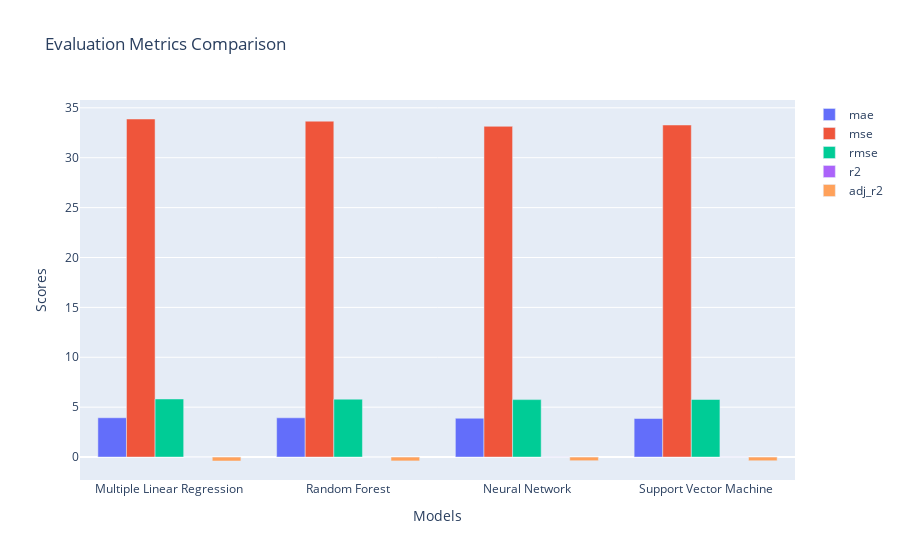

Notebook cell for this chart:
### Code cell
# Extracting model names and metric scores
model_names = [d['model'] for d in regression_stats_test]
metric_labels = list(regression_stats_test[0].keys())[1:]
metric_scores = {metric: [d[metric] for d in regression_stats_test] for metric in metric_labels}

# Plotting the bar chart
fig = go.Figure()

for metric in metric_labels:
    fig.add_trace(go.Bar(
        x=model_names,
        y=metric_scores[metric],
        name=metric
    ))

# Updating the layout
fig.update_layout(
    title='Evaluation Metrics Comparison',
    xaxis_title='Models',
    yaxis_title='Scores',
    barmode='group'
)

# Display the plot
fig.show()

### Figure 1 — Plotly figure (JSON) as saved in the notebook; plotly's stock layout.template omitted (floating-point values rounded to 4 significant figures)
{"data": [{"name": "mae", "type": "bar", "x": ["Multiple Linear Regression", "Random Forest", "Neural Network", "Support Vector Machine"], "y": [3.939, 3.934, 3.889, 3.864]}, {"name": "mse", "type": "bar", "x": ["Multiple Linear Regression", "Random Forest", "Neural Network", "Support Vector Machine"], "y": [33.88, 33.66, 33.15, 33.28]}, {"name": "rmse", "type": "bar", "x": ["Multiple Linear Regression", "Random Forest", "Neural Network", "Support Vector Machine"], "y": [5.821, 5.802, 5.757, 5.769]}, {"name": "r2", "type": "bar", "x": ["Multiple Linear Regression", "Random Forest", "Neural Network", "Support Vector Machine"], "y": [-0.004266, 0.002223, 0.01749, 0.01357]}, {"name": "adj_r2", "type": "bar", "x": ["Multiple Linear Regression", "Random Forest", "Neural Network", "Support Vector Machine"], "y": [-0.3948, -0.3858, -0.3646, -0.37]}], "layout": {"barmode": "group", "title": {"text": "Evaluation Metrics Comparison"}, "xaxis": {"title": {"text": "Models"}}, "yaxis": {"title": {"text": "Scores"}}}}
